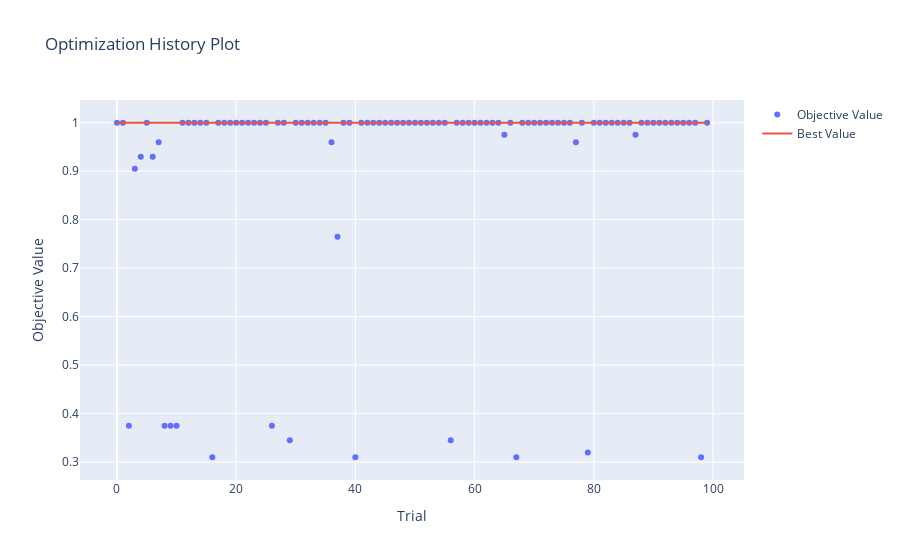

Notebook source saved alongside this figure:
### Markdown cell above
Mejores Parametros

### Code cell
print(studySVM.best_params)
optuna.visualization.plot_optimization_history(studySVM)

### Figure 1 — Plotly figure (JSON) as saved in the notebook; plotly's stock layout.template omitted (floating-point values rounded to 4 significant figures)
{"data": [{"mode": "markers", "name": "Objective Value", "type": "scatter", "x": [0, 1, 2, 3, 4, 5, 6, 7, 8, 9, 10, 11, 12, 13, 14, 15, 16, 17, 18, 19, 20, 21, 22, 23, 24, 25, 26, 27, 28, 29, 30, 31, 32, 33, 34, 35, 36, 37, 38, 39, 40, 41, 42, 43, 44, 45, 46, 47, 48, 49, 50, 51, 52, 53, 54, 55, 56, 57, 58, 59, 60, 61, 62, 63, 64, 65, 66, 67, 68, 69, 70, 71, 72, 73, 74, 75, 76, 77, 78, 79, 80, 81, 82, 83, 84, 85, 86, 87, 88, 89, 90, 91, 92, 93, 94, 95, 96, 97, 98, 99], "y": [1, 1, 0.375, 0.905, 0.93, 1, 0.93, 0.96, 0.375, 0.375, 0.375, 1, 1, 1, 1, 1, 0.31, 1, 1, 1, 1, 1, 1, 1, 1, 1, 0.375, 1, 1, 0.345, 1, 1, 1, 1, 1, 1, 0.96, 0.765, 1, 1, 0.31, 1, 1, 1, 1, 1, 1, 1, 1, 1, 1, 1, 1, 1, 1, 1, 0.345, 1, 1, 1, 1, 1, 1, 1, 1, 0.975, 1, 0.31, 1, 1, 1, 1, 1, 1, 1, 1, 1, 0.96, 1, 0.32, 1, 1, 1, 1, 1, 1, 1, 0.975, 1, 1, 1, 1, 1, 1, 1, 1, 1, 1, 0.31, 1]}, {"mode": "lines", "name": "Best Value", "type": "scatter", "x": [0, 1, 2, 3, 4, 5, 6, 7, 8, 9, 10, 11, 12, 13, 14, 15, 16, 17, 18, 19, 20, 21, 22, 23, 24, 25, 26, 27, 28, 29, 30, 31, 32, 33, 34, 35, 36, 37, 38, 39, 40, 41, 42, 43, 44, 45, 46, 47, 48, 49, 50, 51, 52, 53, 54, 55, 56, 57, 58, 59, 60, 61, 62, 63, 64, 65, 66, 67, 68, 69, 70, 71, 72, 73, 74, 75, 76, 77, 78, 79, 80, 81, 82, 83, 84, 85, 86, 87, 88, 89, 90, 91, 92, 93, 94, 95, 96, 97, 98, 99], "y": [1, 1, 1, 1, 1, 1, 1, 1, 1, 1, 1, 1, 1, 1, 1, 1, 1, 1, 1, 1, 1, 1, 1, 1, 1, 1, 1, 1, 1, 1, 1, 1, 1, 1, 1, 1, 1, 1, 1, 1, 1, 1, 1, 1, 1, 1, 1, 1, 1, 1, 1, 1, 1, 1, 1, 1, 1, 1, 1, 1, 1, 1, 1, 1, 1, 1, 1, 1, 1, 1, 1, 1, 1, 1, 1, 1, 1, 1, 1, 1, 1, 1, 1, 1, 1, 1, 1, 1, 1, 1, 1, 1, 1, 1, 1, 1, 1, 1, 1, 1]}, {"marker": {"color": "#cccccc"}, "mode": "markers", "name": "Infeasible Trial", "showlegend": false, "type": "scatter", "x": [], "y": []}], "layout": {"title": {"text": "Optimization History Plot"}, "xaxis": {"title": {"text": "Trial"}}, "yaxis": {"title": {"text": "Objective Value"}}}}
